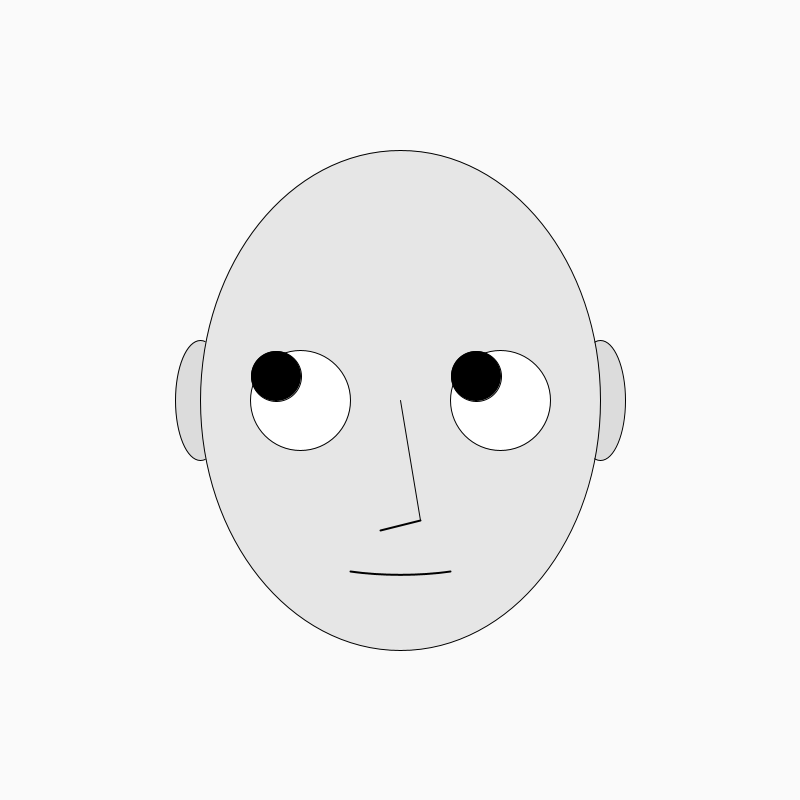
Frame 1 (no input)
Frame 60 (the mouse pressed at the canvas centre just before this capture): identical to frame 1, image omitted
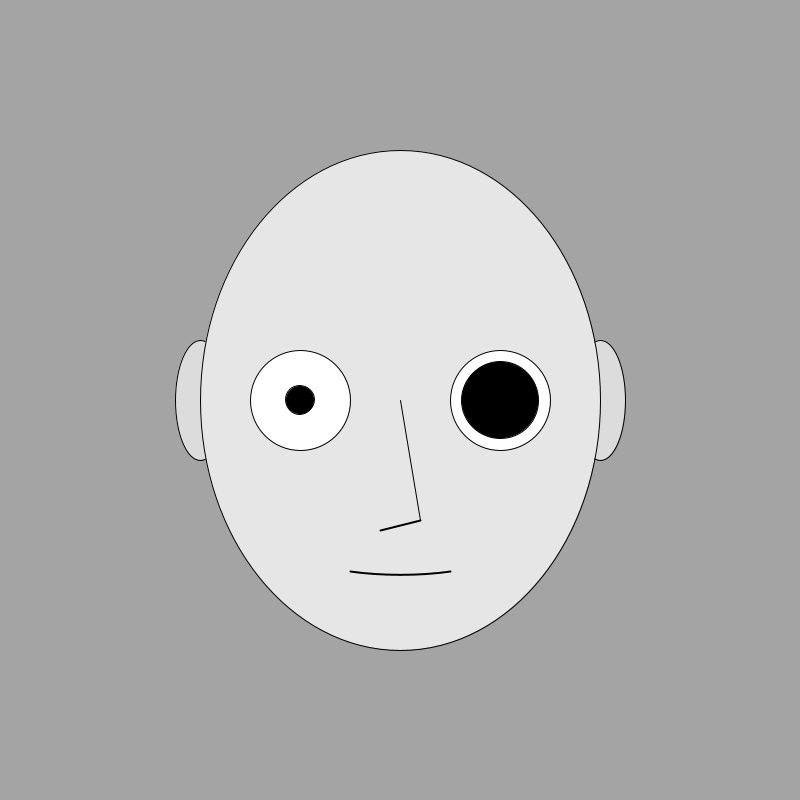
Frame 120 (the mouse held since frame 60 and released just before this capture)

The Processing sketch that drew these frames (run headless with seeded random() and noise(); from frame 60 on, the mouse is pressed at the canvas centre):

// Processing sketch: w02g_hw_example
// ── w02g_hw_example.pde
// code 1 - fall 19

// bryan ma

// homework example - 
// a scene that responds to mouse input
// and uses variables to store, name, and change values. 

int backgroundColor = 250;

float faceX = 400;
float faceY = 400;
float faceW = 400;
float faceH = 500;
float rEyeX = faceX + 100;
float rEyeY = faceY;
float lEyeX = faceX - 100;
float lEyeY = faceY;
float lPupilSize = 50;
float rPupilSize = 50;

void setup() {
  size(800, 800);
}

void draw() {
  background(backgroundColor);

  // draw ears
  strokeWeight(1);
  fill(220);
  ellipse(faceX - 200, faceY, 50, 120);
  ellipse(faceX + 200, faceY, 50, 120);

  // draw head
  strokeWeight(1);
  fill(230);
  ellipse(faceX, faceY, faceW, faceH);

  // draw eyes
  fill(255);
  ellipse(rEyeX, rEyeY, 100, 100);
  ellipse(lEyeX, lEyeY, 100, 100);
  fill(0);
  float mouseDistanceModifier = 0.06;
  ellipse(rEyeX + (mouseX - width/2) * mouseDistanceModifier, 
    rEyeY + (mouseY - height/2) * mouseDistanceModifier, rPupilSize, rPupilSize);
  ellipse(lEyeX + (mouseX - width/2) * mouseDistanceModifier, 
    lEyeY + (mouseY - height/2) * mouseDistanceModifier, lPupilSize, lPupilSize);

  // draw nose
  strokeWeight(1);
  line(faceX, faceY, faceX + 20, faceY + 120);
  strokeWeight(2);
  line(faceX - 20, faceY + 130, faceX + 20, faceY + 120);

  // draw mouth
  strokeWeight(2);
  noFill();
  arc(faceX, faceY + 150, 200, 50, PI/3, 2*PI/3);
}

void mousePressed() {
  backgroundColor = (int)random(255);
  lPupilSize = random(10, 80);
  rPupilSize = random(10, 80);
}
